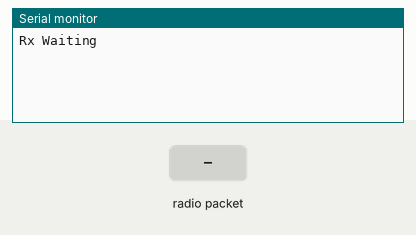
Simulated run of this sketch. Board: Arduino Uno, built with avr-gcc and run on an emulated ATmega328P. Parts: the last lines printed to the serial monitor. Inputs (shaded band) come from the test bench. No radio packets arrive unless stated.

Above: at 1.2 s.
1.3 s: radio packet "1" arrives
At 2.5 s:
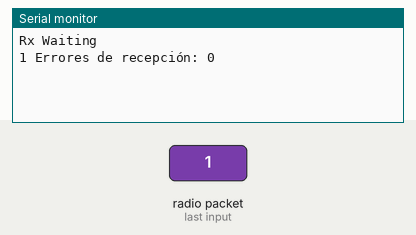
2.8 s: radio packet "0" arrives
At 3.7 s:
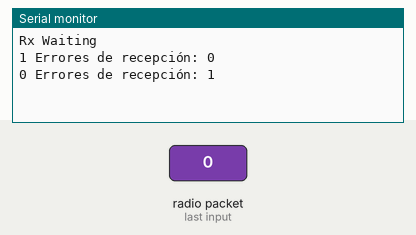
4.3 s: radio packet "2" arrives
At 4.8 s:
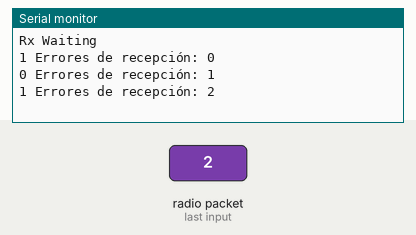

Measured:
- after the input at 1.3 s, the serial monitor: prints a new line at once (image 1)
- after the input at 2.8 s, the serial monitor: prints a new line at once (image 2)
- after the input at 4.3 s, the serial monitor: prints a new line at once (image 3)

The sketch:

Rx.ino
```cpp
#include <nRF24L01.h>
#include <RF24.h>
#include <RF24_config.h>
#include <SPI.h>


// ------------ CONSTANTS ------------ //
const int pinCE = 7;
const int pinCSN = 8;
RF24 radio(pinCE, pinCSN);
const uint64_t pipe = 0xE8E8F0F0E1LL;


// ------------ TYPE DEFINES ------------ //
struct TxFrame
{
  int H_disp_front; // Frontal displacement counts
  int H_disp_side;  // Side displacement counts
  int altitude;     // Altitude counts
};


// ------------ VARIABLES ------------ //
char data[16];
TxFrame frame_old;
TxFrame frame_new;
bool flag=0;
int errors=0;


// ------------ INITIALIZATION ------------ //
void setup(void)
{
   Serial.begin(2000000);
   radio.begin();
   radio.openReadingPipe(1,pipe);
   radio.setChannel(0x66);
   radio.setDataRate(RF24_2MBPS);
   radio.startListening();
   frame_old.H_disp_front = 10;
   frame_new.H_disp_front = 1;
   Serial.println("Rx Waiting");
}


// ------------ MAIN CODE ------------ //
void loop(void)
{
  if (radio.available())
  {
    radio.read(&frame_new.H_disp_front, sizeof frame_new.H_disp_front);
    flag=!flag;
    Serial.print(flag);
    Serial.print(" Errores de recepción: ");
    Serial.println(errors);

    if (frame_new.H_disp_front > 1){
      if (frame_new.H_disp_front == (frame_old.H_disp_front+1)){
        frame_old.H_disp_front++;
      }else{
        errors++;
        frame_old.H_disp_front=frame_new.H_disp_front;
      }
    }else{
      if (frame_old.H_disp_front==10){
        frame_old.H_disp_front=1;
      }else{
        errors++;
        frame_old.H_disp_front=frame_new.H_disp_front;
      }
    }
  }
}


//radio.setChannel(0x66);
```
